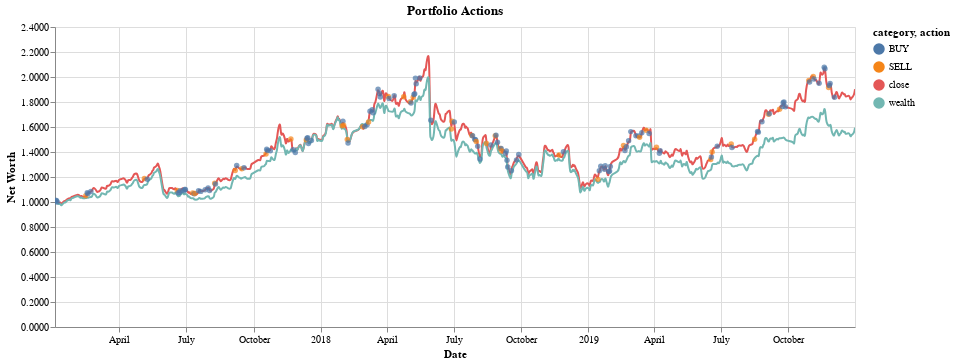

Source (notebook cell):
### Code cell
chart=visualize(new_vis)
chart

### Figure 1 — Vega-Lite specification as saved in the notebook (floating-point values rounded to 4 significant figures; data arrays with more than 128 entries replaced by an {"elided": "..."} marker saying what was removed)
{"config": {"view": {"continuousWidth": 400, "continuousHeight": 300}}, "layer": [{"data": {"name": "data-439b92e2e09953a0aa1fbe3ec646379a"}, "mark": {"type": "line", "interpolate": "basis"}, "encoding": {"color": {"type": "nominal", "field": "category"}, "x": {"type": "temporal", "field": "date"}, "y": {"type": "quantitative", "field": "Net Worth"}}}, {"data": {"name": "data-439b92e2e09953a0aa1fbe3ec646379a"}, "mark": "point", "encoding": {"opacity": {"value": 0}, "x": {"type": "temporal", "field": "date"}}, "selection": {"selector009": {"type": "single", "nearest": true, "on": "mouseover", "fields": ["date"], "empty": "none"}}}, {"data": {"name": "data-439b92e2e09953a0aa1fbe3ec646379a"}, "mark": "point", "encoding": {"color": {"type": "nominal", "field": "category"}, "opacity": {"condition": {"value": 1, "selection": "selector009"}, "value": 0}, "x": {"type": "temporal", "field": "date"}, "y": {"type": "quantitative", "field": "Net Worth"}}}, {"data": {"name": "data-439b92e2e09953a0aa1fbe3ec646379a"}, "mark": {"type": "rule", "color": "gray"}, "encoding": {"x": {"type": "temporal", "field": "date"}}, "transform": [{"filter": {"selection": "selector009"}}]}, {"data": {"name": "data-439b92e2e09953a0aa1fbe3ec646379a"}, "mark": {"type": "text", "align": "left", "dx": 5, "dy": -5}, "encoding": {"color": {"type": "nominal", "field": "category"}, "text": {"condition": {"type": "quantitative", "field": "Net Worth", "selection": "selector009"}, "value": " "}, "x": {"type": "temporal", "field": "date"}, "y": {"type": "quantitative", "field": "Net Worth"}}}, {"data": {"name": "data-4938048abb929cbcd5a2bb559823bd07"}, "mark": {"type": "point", "filled": true}, "encoding": {"color": {"type": "nominal", "field": "action"}, "x": {"type": "temporal", "axis": {"title": "Date"}, "field": "date"}, "y": {"type": "quantitative", "axis": {"format": ".4f", "title": "Net Worth"}, "field": "Net Worth"}}, "selection": {"selector010": {"type": "interval", "bind": "scales", "encodings": ["x"]}}, "transform": [{"filter": "(datum.action !== 'HOLD')"}]}], "height": 300, "title": "Portfolio Actions", "width": 800, "$schema": "https://vega.github.io/schema/vega-lite/v4.8.1.json", "datasets": {"data-439b92e2e09953a0aa1fbe3ec646379a": {"elided": "1462 records"}, "data-4938048abb929cbcd5a2bb559823bd07": {"elided": "1462 records"}}}
